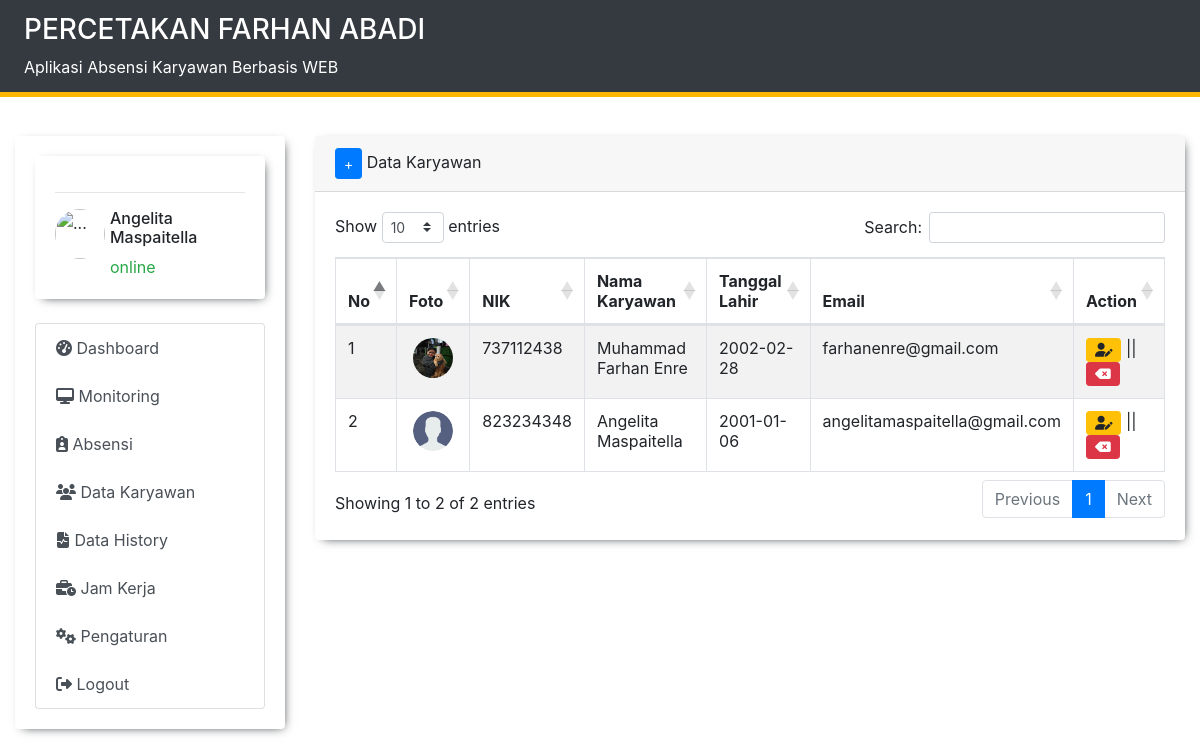
Page /data_karyawan.php (signed in) on the committed database.
### tables this page shows
CREATE TABLE `tbl_karyawan` (
  `nik` int(40) NOT NULL,
  `no_kartu` varchar(20) DEFAULT NULL,
  `nama_karyawan` varchar(50) DEFAULT NULL,
  `tanggal_lahir` varchar(50) DEFAULT NULL,
  `jk` enum('P','L') DEFAULT NULL,
  `alamat` text DEFAULT NULL,
  `email` varchar(50) DEFAULT NULL,
  `password` varchar(50) DEFAULT NULL,
  `foto_karyawan` text DEFAULT NULL,
  `status` enum('offline','online') DEFAULT NULL,
  `status_absen` enum('izin','sakit','alfa','hadir') DEFAULT NULL,
  PRIMARY KEY (`nik`)
);

### data_karyawan.php (the view, shortened to what this page needs)
<?php
    require 'template/header.php';
    require 'template/navbar.php';
?>
<div class="col-md-9 mt-4">
    <div class="card">
        <div class="card-header">
        <button type="button" class="btn btn-primary btn-sm" data-toggle="modal" data-target="#exampleModal">&plus;</button>
        Data Karyawan
    </div>
        <div class="card-body">
            <table id="example" class="table table-striped table-bordered" style="width:100%">
                <thead>
                    <tr>
                        <th>No</th>
                        <th>Foto</th>
                        <th>NIK</th>
                        <th>Nama Karyawan</th>
                        <th>Tanggal Lahir</th>
                        <th>Email</th>
                        <th>Action</th>
                    </tr>
                </thead>
                <tbody>
                    <?php
                        include 'db/koneksi.php';
                        $no = 1;
                        $karyawan = mysqli_query($koneksi,"SELECT * FROM tbl_karyawan");
                        while ($row = mysqli_fetch_assoc($karyawan)){
                    ?>
                    <tr>
                        <td><?= $no; ?></td>
                        <td><center><img src="img/<?= $row['foto_karyawan'];?>" alt="..." class="img-linkar"></center></td>
                        <td><?= $row['nik']; ?></td>
                        <td><?= $row['nama_karyawan']; ?></td>
                        <td><?= $row['tanggal_lahir']; ?></td>
                        <td><?= $row['email']; ?></td>
                        <td>
                            <button name="edit" data-toggle="modal" data-target="#edit_karyawan<?= $row['nik'];?>" class="btn btn-warning btn-sm"><i class="fa-solid fa-user-pen"></i></button> ||
                            <button name="hapus" class="btn btn-danger btn-sm"><i class="fa-solid fa-delete-left"></i></button>
                        </td>
                    </tr>
                            <?php
                                $nik = $row['nik'];
                                $qury = mysqli_query($koneksi,"SELECT * FROM tbl_karyawan WHERE nik='$nik'");
                                while ($data = mysqli_fetch_assoc($qury)){
                            ?>
                        <?php $no++; } ?>
                    <?php }?>
                </tbody>
            </table>
        </div>
    </div>
</div>
<?php
    require 'template/footer.php';
?>

### template/navbar.php (style rules this page uses)
.card { border : 0; box-shadow: 3px 3px 10px -5px; }

### data_karyawan.php (style rules this page uses)
.img-linkar { width: 40px; height: 40px; border-radius: 100%; }

### rows in the picture
tbl_karyawan: no "1", foto_karyawan (picture), nik "737112438", nama_karyawan "Muhammad Farhan Enre", tanggal_lahir "2002-02-28", email "farhanenre@gmail.com"
tbl_karyawan: no "2", foto_karyawan (placeholder picture), nik "823234348", nama_karyawan "Angelita Maspaitella", tanggal_lahir "2001-01-06", email "angelitamaspaitella@gmail.com"

### other values in the picture
$_SESSION['nama_admin'] "Angelita Maspaitella"
$_SESSION['status'] "online"
